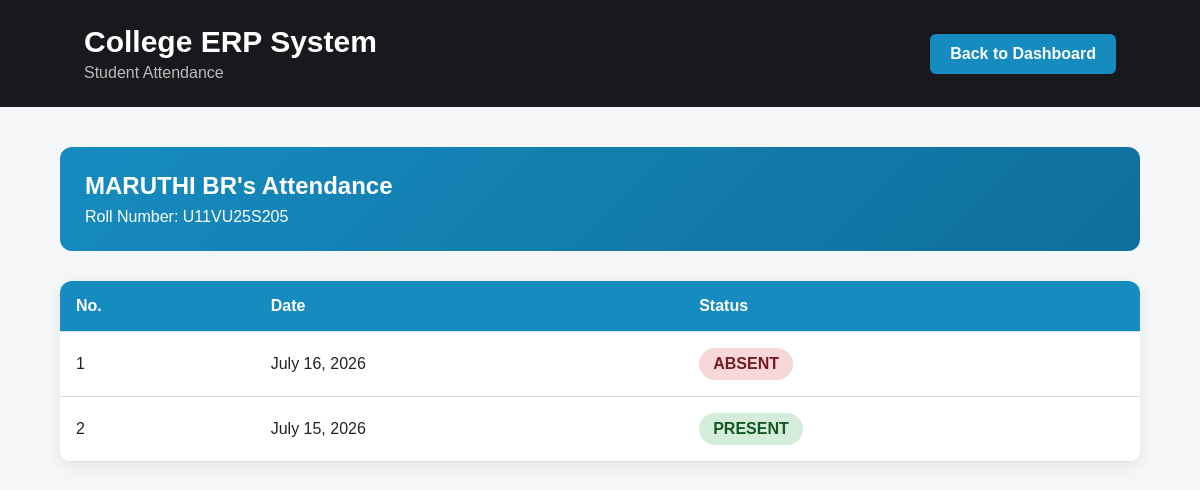
The page /student-attendance/ (signed in) on the database its author committed.
### erp/models.py (models this page shows, shortened)
class Student(models.Model):
    user = models.OneToOneField(
        User,
        on_delete=models.CASCADE,
        null=True,
        blank=True,
        related_name="student_profile"
    )
    name = models.CharField(
        max_length=100
    )
    roll_number = models.CharField(
        max_length=20,
        unique=True
    )
    email = models.EmailField()
    course = models.CharField(
        max_length=100
    )

class Attendance(models.Model):
    student_name = models.CharField(max_length=100)
    date = models.DateField()
    status = models.CharField(max_length=20)

### erp/views.py (the view)
@login_required(login_url="student_login")
def student_attendance(request):
    if not hasattr(request.user, "student_profile"):
        logout(request)
        return redirect("student_login")
    student = request.user.student_profile
    attendance_records = Attendance.objects.filter(
        student_name__iexact=student.name
    ).order_by("-date")
    context = {
        "student": student,
        "attendance_records": attendance_records,
    }
    return render(
        request,
        "student_attendance.html",
        context
    )

### erp/templates/student_attendance.html (shortened to what this page needs)
<!DOCTYPE html>
<html lang="en">
<head>
</head>
<body>
    <header class="header">
        <div>
            <h1>College ERP System</h1>
            <p>Student Attendance</p>
        </div>
        <a
            href="{% url 'student_dashboard' %}"
            class="back-btn"
        >
            Back to Dashboard
        </a>
    </header>
    <main class="container">
        <section class="welcome-box">
            <h2>{{ student.name }}'s Attendance</h2>
            <p>
                Roll Number:
                {{ student.roll_number }}
            </p>
        </section>
        <div class="table-box">
            {% if attendance_records %}
                <table>
                    <thead>
                        <tr>
                            <th>No.</th>
                            <th>Date</th>
                            <th>Status</th>
                        </tr>
                    </thead>
                    <tbody>
                        {% for attendance in attendance_records %}
                            <tr>
                                <td>
                                    {{ forloop.counter }}
                                </td>
                                <td>
                                    {{ attendance.date }}
                                </td>
                                <td>
                                    {% if attendance.status|lower == "present" %}
                                        <span class="status present">
                                            {{ attendance.status }}
                                        </span>
                                    {% elif attendance.status|lower == "absent" %}
                                        <span class="status absent">
                                            {{ attendance.status }}
                                        </span>
                                    {% else %}
                                        <span class="status other">
                                            {{ attendance.status }}
                                        </span>
                                    {% endif %}
                                </td>
                            </tr>
                        {% endfor %}
                    </tbody>
                </table>
            {% else %}
                <div class="empty-message">
                    No attendance records found.
                </div>
            {% endif %}
        </div>
    </main>
</body>
</html>

### erp/templates/student_attendance.html (style rules this page uses)
* { margin: 0; padding: 0; box-sizing: border-box; }
body { font-family: Arial, sans-serif; background: #f4f6f8; color: #222; }
.header { background: #17191c; color: white; padding: 25px 7%; display: flex; justify-content: space-between; align-items: center; gap: 20px; }
.header h1 { font-size: 30px; margin-bottom: 5px; }
.header p { color: #bbb; }
.back-btn { display: inline-block; padding: 11px 20px; background: #168bc0; color: white; text-decoration: none; border-radius: 6px; font-weight: bold; }
.container { width: 90%; max-width: 1100px; margin: 40px auto; }
.welcome-box { background: linear-gradient( 135deg, #168bc0, #0f6f9c ); color: white; padding: 25px; border-radius: 12px; margin-bottom: 30px; }
.welcome-box h2 { margin-bottom: 8px; }
.table-box { background: white; border-radius: 12px; overflow: hidden; box-shadow: 0 4px 15px rgba(0, 0, 0, 0.08); }
table { width: 100%; border-collapse: collapse; }
thead { background: #168bc0; color: white; }
th, td { padding: 16px; text-align: left; border-bottom: 1px solid #ddd; }
th { font-size: 16px; }
.status { display: inline-block; padding: 7px 14px; border-radius: 20px; font-weight: bold; }
.present { background: #d4edda; color: #155724; }
.absent { background: #f8d7da; color: #721c24; }

### rows shown on the page
Student: name "MARUTHI BR", roll_number "U11VU25S205"
Attendance: date "July 16, 2026", status "ABSENT"
Attendance: date "July 15, 2026", status "PRESENT"
